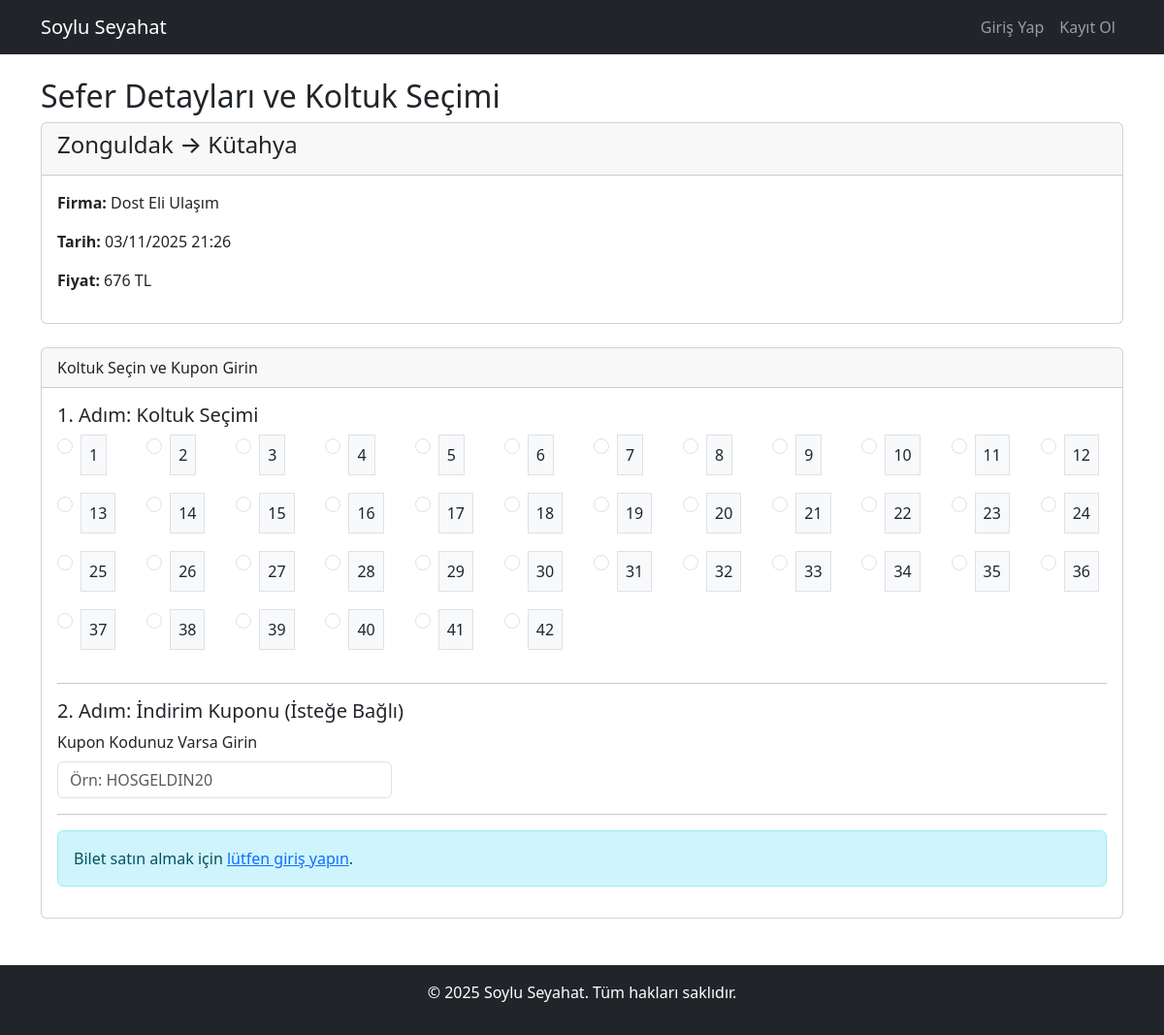
/sefer_detay.php?id=12f4bfa666725fbc98ce3523d74da026, run on the app's committed database.
### tables this page shows
CREATE TABLE Trips (
    id TEXT PRIMARY KEY,
    departure_city TEXT NOT NULL,
    destination_city TEXT NOT NULL,
    departure_time TEXT NOT NULL, 
    arrival_time TEXT NOT NULL, 
    price REAL NOT NULL,
    capacity INTEGER NOT NULL,
    created_at TEXT DEFAULT CURRENT_TIMESTAMP,
    company_id TEXT NOT NULL,
    FOREIGN KEY (company_id) REFERENCES Bus_Company(id)
);

CREATE TABLE Bus_Company (
id UUID PRIMARY KEY,
name TEXT UQ NN,
logo_path TEXT,
created_at TIMESTAMP);

### public/sefer_detay.php (the view, shortened to what this page needs)
<?php
$trip_id = $_GET['id'] ?? null;
$db = getDBConnection();
$stmt = $db->prepare("SELECT tr.*, bc.name AS company_name FROM Trips AS tr JOIN Bus_Company AS bc ON tr.company_id = bc.id WHERE tr.id = ?");
$stmt->execute([$trip_id]);
$trip = $stmt->fetch();
$stmt_seats = $db->prepare("SELECT bs.seat_number FROM Booked_Seats AS bs JOIN Tickets AS t ON bs.ticket_id = t.id WHERE t.trip_id = ? AND t.status = 'active'");
$stmt_seats->execute([$trip_id]);
$taken_seats = $stmt_seats->fetchAll(PDO::FETCH_COLUMN);
include '../src/templates/header.php';
?>
<h2>Sefer Detayları ve Koltuk Seçimi</h2>
<div class="card mb-4">
    <div class="card-header">
        <h4><?php echo htmlspecialchars($trip['departure_city']); ?> &rarr; <?php echo htmlspecialchars($trip['destination_city']); ?></h4>
    </div>
    <div class="card-body">
        <p><strong>Firma:</strong> <?php echo htmlspecialchars($trip['company_name']); ?></p>
        <p><strong>Tarih:</strong> <?php echo date('d/m/Y H:i', strtotime($trip['departure_time'])); ?></p>
        <p><strong>Fiyat:</strong> <?php echo htmlspecialchars($trip['price']); ?> TL</p>
    </div>
</div>
<div class="card">
    <div class="card-header">Koltuk Seçin ve Kupon Girin</div>
    <div class="card-body">
        <form action="bilet_al.php" method="POST">
            <h5>1. Adım: Koltuk Seçimi</h5>
            <div class="row">
                <?php for ($i = 1; $i <= $trip['capacity']; $i++):
                    $is_taken = in_array($i, $taken_seats);
                ?>
                    <div class="col-2 col-md-1 mb-3">
                        <div class="form-check">
                            <input class="form-check-input" type="radio" name="seat_number" id="seat<?php echo $i; ?>" value="<?php echo $i; ?>" <?php if($is_taken) echo 'disabled'; ?>>
                            <label class="form-check-label p-2 border text-center <?php echo $is_taken ? 'bg-danger text-white' : 'bg-light'; ?>" for="seat<?php echo $i; ?>"><?php echo $i; ?></label>
                        </div>
                    </div>
                <?php endfor; ?>
            </div>
            <hr>
            <h5>2. Adım: İndirim Kuponu (İsteğe Bağlı)</h5>
             <div class="row">
                <div class="col-md-4">
                    <label for="coupon_code" class="form-label">Kupon Kodunuz Varsa Girin</label>
                    <input type="text" class="form-control" name="coupon_code" id="coupon_code" placeholder="Örn: HOSGELDIN20">
                </div>
            </div>
            <hr>
            <?php if (isset($_SESSION['role']) && $_SESSION['role'] === 'user'): ?>
                <button type="submit" class="btn btn-success btn-lg">Bileti Satın Al</button>
            <?php elseif (!isset($_SESSION['user_id'])): ?>
                <div class="alert alert-info">Bilet satın almak için <a href="login.php">lütfen giriş yapın</a>.</div>
            <?php else: ?>
                 <div class="alert alert-warning">Sadece 'Yolcu' rolündeki kullanıcılar bilet satın alabilir.</div>
            <?php endif; ?>
        </form>
    </div>
</div>
<?php include '../src/templates/footer.php'; ?>

### public/assets/css/style.css (style rules this page uses)
html, body { height: 100%; margin: 0; }
body { display: flex; flex-direction: column; }

### data on the page
trips: departure_city "Zonguldak", destination_city "Kütahya", company.name "Dost Eli Ulaşım", departure_time "03/11/2025 21:26", price "676"
